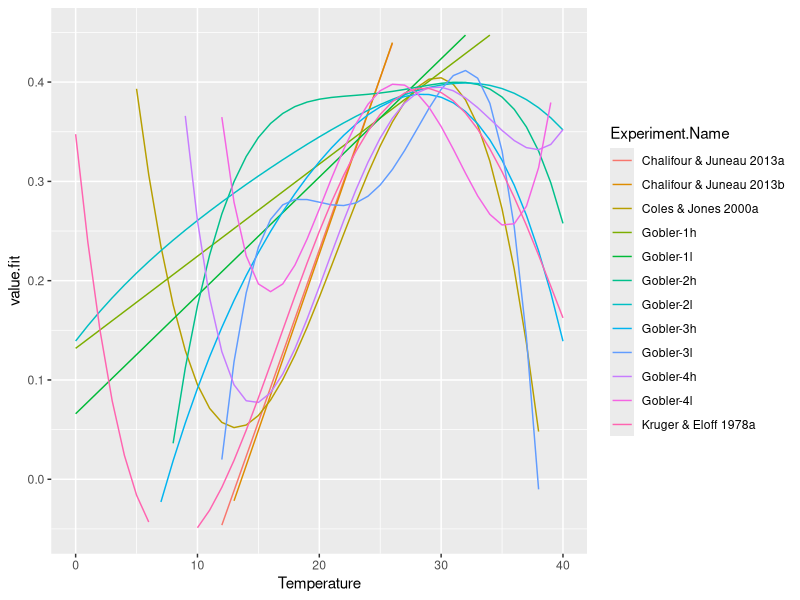
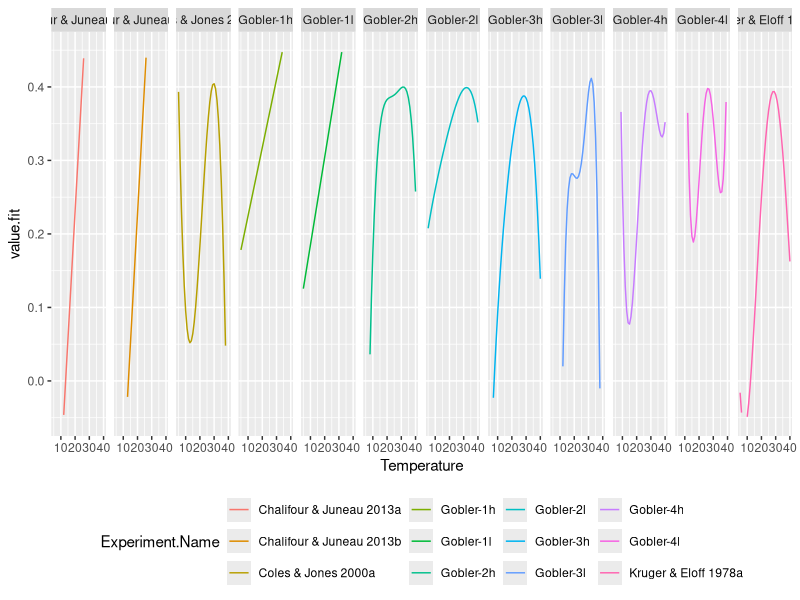
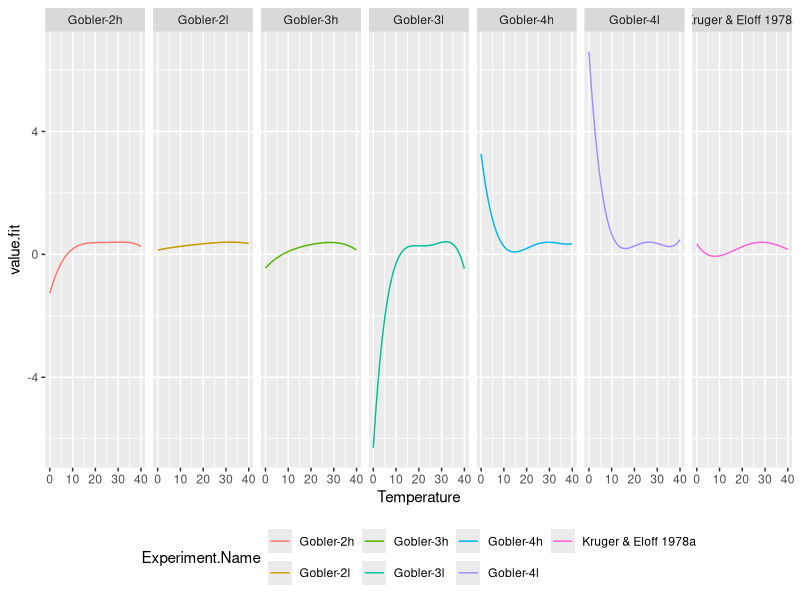
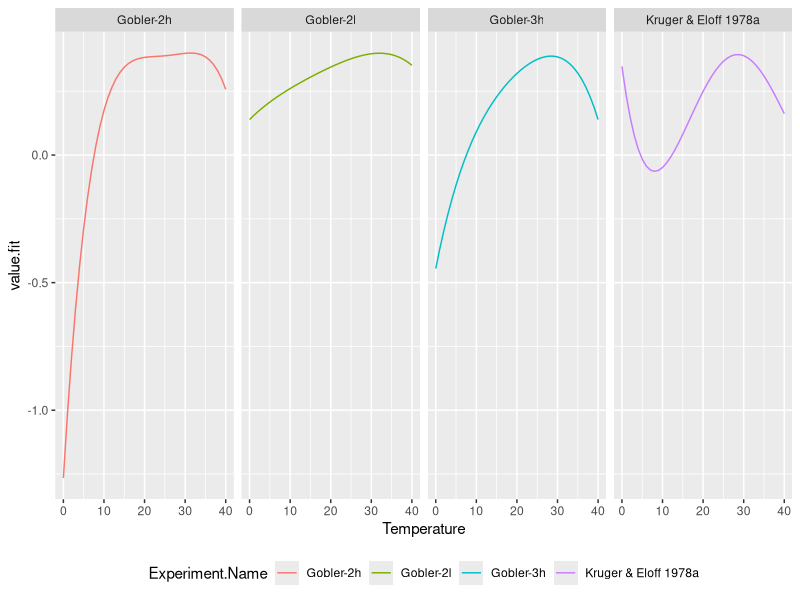
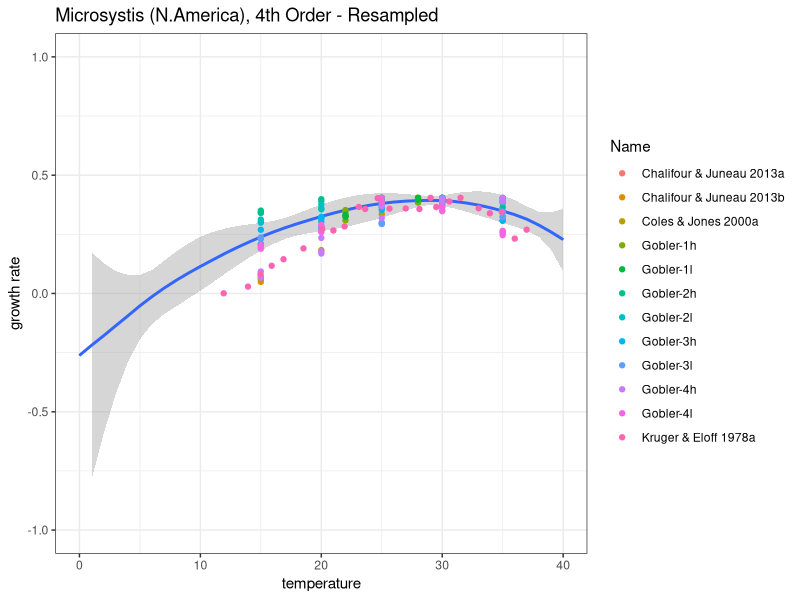

Write R code to recreate these figures, in order.
#Owen Doherty - March 16, 2018
#Eagle Rock Analytics

# Generate 1 curve per experiment
# Create data.frame of polynomial fit values

#Go to directory with raw data
setwd('/Users/owen/Documents/research/hab_gl/data')
list.files() #print list of data files

library("readxl")
m_in <- read_excel("microsystis_tagged_3.8.18.xlsx")
le_in <- read_excel("erie_results_formatted.xlsx")
microsystis.df <- data.frame(m_in,x=as.numeric(1:dim(m_in)[1]))

#Simplify some names of microsystis
colnames(microsystis.df)[4] <- "Temperature"
colnames(microsystis.df)[5] <- "Growth.Rate"
colnames(microsystis.df)[6] <- "Scaled.Rate"

#Simplify some names of lake erie
colnames(le_in)[3] <- "Temperature"
colnames(le_in)[4] <- "Growth.Rate"
colnames(le_in)[5] <- "Scaled.Rate"

#Create a transformed column
base_rate = max(le_in$Growth.Rate)

#base rate times scaled growth rate
microsystis.df$Transformed = base_rate*microsystis.df$Scaled.Rate
le_in$Transformed = base_rate*le_in$Scaled.Rate

#subset to include only experiments with more than 4 temperature points
#df[ave(df$x, df$name, FUN = length) < 3, ]
#microsystis.short.df <- microsystis.df[ave(microsystis.df$x, microsystis.df$Study, FUN = length) > 4, ]

#drop questionable Van der Westhizen
#microsystis.drop.df <- microsystis.short.df[!(microsystis.short.df$Study =="Van der Westhuizen & Eloff 1985"),]

#drop questionable Van der Westhizen & keep only North America
microsystis.na.df <- microsystis.df[!(microsystis.df$Study =="Van der Westhuizen & Eloff 1985"),]
microsystis.na.df <- microsystis.na.df[!(microsystis.na.df$Location =="Global"),] #drop global values from data.frame

#Create small array, drop an experiment, merge together 
le.sub.df<-le_in[, -c(2,6)]
#le.sub.df <- le.sub.df[!(le.sub.df$Name =="Gobler-2h"),]
#le.sub.df <- le.sub.df[!(le.sub.df$Name =="Gobler-2l"),]
microsystis.sub.df<-microsystis.na.df[,-c(2,3,7)]
colnames(microsystis.sub.df)[1] <- "Name"

merged.sub.df <-merge(microsystis.sub.df,le.sub.df,all=TRUE)

######
#Fit a polynomial to each study
######

merged.sub.df$Namef <- factor(merged.sub.df$Name) #Study name as factor
experiment.names<-unique(merged.sub.df$Name)

#Run a polynmomial fit on each experiment
require(plyr)
modelList_4 <- dlply(merged.sub.df, "Namef", function(x) lm(Transformed~poly(Temperature,4,raw=TRUE), data=x))

#Create a curve for each experiment and for each temperature between 0 and 40
pred_temps <- 0:40
newData <- expand.grid(experiment.names,pred_temps)
names(newData) <- c("Experiment.Name","Temperature") 
newData <-as.data.frame(newData)

pred_4 <- ddply(newData, "Experiment.Name", function(x)
  transform(x, value=predict(modelList_4[[paste(x$Experiment.Name[1])]], newdata=x, interval="confidence", level=0.95)))

#Test fittings
library(ggplot2)
ggplot(pred_4,aes(y=value.fit,x=Temperature,color=Experiment.Name))+geom_line()+ylim(-0.05,0.45)
ggplot(pred_4,aes(y=value.fit,x=Temperature,color=Experiment.Name))+geom_line()+facet_grid(.~Experiment.Name,as.table=FALSE)+xlim(5,40)+ylim(-0.05,0.45)+theme(legend.position="bottom")

######
# Drop all experiments that don't have a 4th order fit
######
kept_pred_4 <- pred_4[!(pred_4$Experiment.Name =="Chalifour & Juneau 2013a"),]
kept_pred_4 <- kept_pred_4[!(kept_pred_4$Experiment.Name =="Chalifour & Juneau 2013b"),]
kept_pred_4 <- kept_pred_4[!(kept_pred_4$Experiment.Name =="Coles & Jones 2000a"),]
kept_pred_4 <- kept_pred_4[!(kept_pred_4$Experiment.Name =="Gobler-1h"),]
kept_pred_4 <- kept_pred_4[!(kept_pred_4$Experiment.Name =="Gobler-1l"),]
ggplot(kept_pred_4,aes(y=value.fit,x=Temperature,color=Experiment.Name))+geom_line()+facet_grid(.~Experiment.Name,as.table=FALSE)+theme(legend.position="bottom")

#Drop all experiments that blow up near zero
kept_pred_4 <- kept_pred_4[!(kept_pred_4$Experiment.Name =="Gobler-3l"),]
kept_pred_4 <- kept_pred_4[!(kept_pred_4$Experiment.Name =="Gobler-4h"),]
kept_pred_4 <- kept_pred_4[!(kept_pred_4$Experiment.Name =="Gobler-4l"),]
ggplot(kept_pred_4,aes(y=value.fit,x=Temperature,color=Experiment.Name))+geom_line()+facet_grid(.~Experiment.Name,as.table=FALSE)+theme(legend.position="bottom")

#####
# Resample one value per temperature
#####
nboot = 10000

gr_boot = seq(0,40)

#this produces an array of indicies, random experiment per temperature value 0 to 40
for (j in 1:nboot){
  ind <- sapply( unique( pred_4$Temperature ) , function(x) sample( which(kept_pred_4$Temperature==x) , 1 ) )
  boot_out <- kept_pred_4[ind,c('value.fit')]
  
  gr_boot=rbind(gr_boot,boot_out)
  }

#gr_boot is size nboot+1 by number of temperature points (41)
#remove temperature array, the attach into a dataframe of dim (temp, boot_num, growth_rate)
myGr <-expand.grid(seq(0,40),seq(1,nboot))
names(myGr) <- c("temperature","boot_num")
myGr$growth_rate <-as.vector(t(gr_boot[1:nboot+1,]))

#make a curve for each resampled datapoint
modelList_4 <- dlply(myGr, "boot_num", function(x) lm(growth_rate~poly(temperature,4,raw=TRUE), data=x))

#Create matrix of desired fits for each curve (1 per boot_num)
pred_temps <- 0:40
newData <- expand.grid(1:nboot,pred_temps)
names(newData) <- c("boot_num","temperature") 
newData <-as.data.frame(newData)
resampled_pred_4 <- ddply(newData, "boot_num", function(x)
  transform(x, value=predict(modelList_4[[paste(x$boot_num[1])]], newdata=x, interval="confidence", level=0.95)))

pred_4.df <-as.data.frame(resampled_pred_4)
median.pred_4=aggregate(pred_4.df,by=list(pred_4.df$temperature),FUN=median)[2:6]
q975.pred_4=aggregate(pred_4.df,by=list(pred_4.df$temperature),FUN=quantile, probs=0.975)[2:6]
q025.pred_4=aggregate(pred_4.df,by=list(pred_4.df$temperature),FUN=quantile, probs=0.025)[2:6]
median.pred_4$qhi=q975.pred_4$value.fit
median.pred_4$qlo=q025.pred_4$value.fit

ggplot(median.pred_4, aes(x = temperature, y = value.fit)) +
  theme_bw() +
  geom_line() +
  labs(title="Microsystis (N.America), 4th Order - Resampled")+
  geom_smooth(aes(ymin = qlo, ymax = qhi), stat = "identity") +
  ylab('growth rate') + ylim(-1,1)+
  geom_point(data = merged.sub.df, aes(x = Temperature, y = Transformed, color=Name))
  #coord_cartesian(ylim = c(pmin,pmax))

########
#Plot #1: Model Curve
########
library(ggplot2)
setwd('/Users/owen/Documents/research/hab_gl/gr_figs')



########
#Old Code
########

# pdf("nh_polynomial_fits.pdf")  
# p <- ggplot(merged.sub.df,aes(x=Temperature,y=Transformed,color=Name))
# p+geom_point()+stat_smooth(method="lm",se=FALSE, fill=NA, formula=y~poly(x,4,raw=TRUE))+ylab("transformed growth rate (per day)")+xlab('temperature (C)')
# dev.off()

# ########
# #Plot #1: Growth rate vs. Temperature (raw)
# ########
# library(ggplot2)
# setwd('/Users/owen/Documents/research/hab_gl/gr_figs')
# 
# p <- ggplot(le_in,aes(x=Temperature,y=Growth.Rate,color=Name))
# p + geom_point() + stat_smooth() + 
#   geom_point(data=microsystis.df,aes(x=Temperature,y=Growth.Rate),color="grey")+
#   ylab("raw growth ratio (per day)")+xlab('temperature (C)')+ggtitle('Raw Data')
# 
# pdf("lake_erie_raw.pdf")  
# p <- ggplot(le_in,aes(x=Temperature,y=Growth.Rate,color=Name))
# p + geom_point() + stat_smooth() + 
#   facet_grid(. ~ Nitrogen) +
#   geom_point(data=microsystis.df,aes(x=Temperature,y=Growth.Rate),color="grey")+
#   ylab("raw growth ratio (per day)")+xlab('temperature (C)')+ggtitle('Raw Data')
# dev.off()
# 
# ########
# #Plot #2: Scaled rate vs. Temperature (raw)
# ########
# p <- ggplot(le_in,aes(x=Temperature,y=Scaled.Rate,color=Name))
# p + geom_point() + stat_smooth() + 
#   geom_point(data=microsystis.df,aes(x=Temperature,y=Scaled.Rate),color="grey")+
#   ylab("scaled growth ratio (%)")+xlab('temperature (C)')+ggtitle('Scaled Data')
# 
# pdf("lake_erie_scaled.pdf")    
# p <- ggplot(le_in,aes(x=Temperature,y=Scaled.Rate,color=Name))
# p + geom_point() + stat_smooth() + 
#   facet_grid(. ~ Nitrogen) +
#   geom_point(data=microsystis.df,aes(x=Temperature,y=Scaled.Rate),color="grey")+
#   ylab("scaled growth ratio (%)")+xlab('temperature (C)')+ggtitle('Scaled Data')
# dev.off()
# 
# ########
# #Plot #3: Transformed rate vs. Temperature (raw)
# ########
# 
# p <- ggplot(le_in,aes(x=Temperature,y=Transformed,color=Name))
# p + geom_point() + stat_smooth() + 
#   #facet_grid(Experiment ~ Nitrogen) +
#   geom_point(data=microsystis.df,aes(x=Temperature,y=Transformed),color="grey")+
#   ylab("transformed growth ratio (per day)")+xlab('temperature (C)')+ggtitle('Transformed Data')
# 
# pdf("lake_erie_transformed.pdf")     
# p <- ggplot(le_in,aes(x=Temperature,y=Transformed,color=Name))
# p + geom_point() + stat_smooth() + 
#   facet_grid(. ~ Nitrogen) +
#   geom_point(data=microsystis.df,aes(x=Temperature,y=Transformed),color="grey")+
#   ylab("transformed growth ratio (per day)")+xlab('temperature (C)')+ggtitle('Transformed Data')
# dev.off()  

########
#Plot #1a: Growth rate vs. Temperature + Fitted
########
# 
# pdf("base_fitted_gr_temp.pdf")
# p <- ggplot(microsystis.short.df,aes(x=microsystis.short.df$Temp....C.,y=microsystis.short.df$Specific.growth.rate..d...,color=Study))
# p+geom_point()+stat_smooth()+ylab('growth rate (per day)')+xlab('temperature (C)')+ggtitle('microsystis growth rate by temperature with fitted curves')
# dev.off()
# 
# #####
# #Plot #2: Scaled
# #####
# pdf("scaled_gr_temp.pdf")
# p <- ggplot(microsystis.short.df,aes(x=microsystis.short.df$Temp....C.,y=microsystis.short.df$Scaled.ratio....of.max.,color=Study))
# p+geom_point()+geom_line()+ylab("max experimental growth ratio (%)")+xlab('temperature (C)')
# dev.off()
# 
# pdf("scaled_gr_temp_faceted.pdf")
# p <- ggplot(microsystis.short.df,aes(x=Temperature,y=Scaled.Rate,color=Study))
# p+geom_point()+stat_smooth()+facet_grid(. ~ Location)+ylab("max experimental growth ratio (%)")+xlab('temperature (C)')
# dev.off()
# 
# #####
# #Plot 3: Scaled
# #####    
# pdf("scaled_fitted_dropped_gr_temp2.pdf")
# p <- ggplot(microsystis.drop.df,aes(x=microsystis.drop.df$Temp....C.,y=microsystis.drop.df$Scaled.ratio....of.max.,color=Study))
# p+geom_point()+ stat_smooth()+ylab('max experimental growth ratio (%)')+xlab('temperature (C)')+ggtitle('fitted curves to scaled growth rates, outliers removed')
# dev.off()
# 
# pdf("scaled_fitted_dropped_gr_temp_na.pdf")
# p <- ggplot(microsystis.na.df,aes(x=microsystis.na.df$Temp....C.,y=microsystis.na.df$Scaled.ratio....of.max.,color=Study))
# p+geom_point()+ stat_smooth()+ylab('max experimental growth ratio (%)')+xlab('temperature (C)')+ggtitle('fitted curves to scaled growth rates, outliers removed')
# dev.off()
# #+stat_smooth(method="lm", se=FALSE, fill=NA, formula=y~poly(x,4,raw=TRUE), parse=TRUE,aes(color=Study))             
